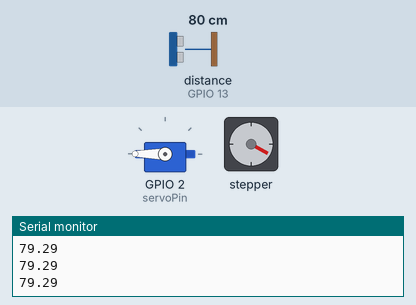
The sketch below on a simulated ESP8266 (NodeMCU). Shown: servo, stepper motor, the last lines printed to the serial monitor. Wiring (inferred from the names in the program): ultrasonic range finder: trigger GPIO 15; echo GPIO 13. The inputs (shaded band) are chosen by the test bench; at power-on: distance to the obstacle (sensor on GPIO 13) 80 cm. The echo pulse lasts 58.3 µs per cm; stepper angles assume 2048 steps per turn.

Above: at 8.2 s.
8.3 s: distance to the obstacle (sensor on GPIO 13) set to 12 cm
At 11.7 s:
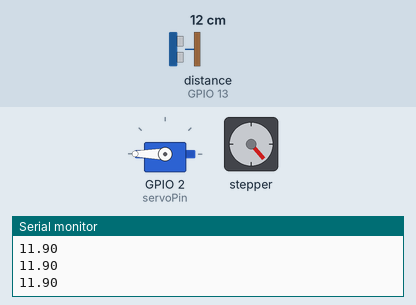
11.9 s: distance to the obstacle (sensor on GPIO 13) set to 9 cm
At 16.2 s:
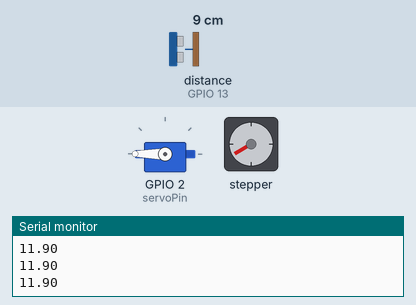
At 19.6 s:
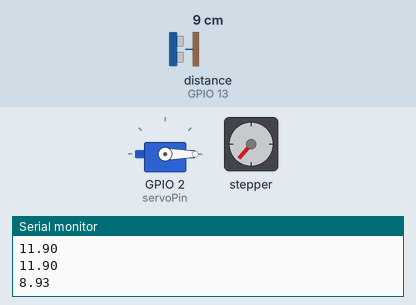
Timing chart, 0 to 24.5 s (numbered marks = the images above; inputs shaded):
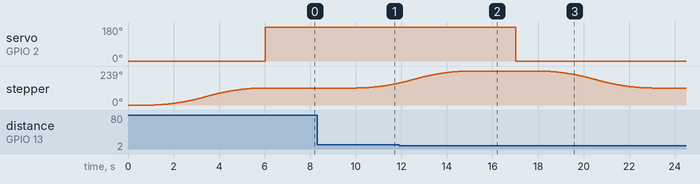

Measured:
- the behaviour switches between 11 and 10 cm on distance to the obstacle (sensor on GPIO 13) (found by bisection; images 1 and 2)
- after the input at 11.9 s, servo on GPIO 2 (servoPin): 180° → 0° after 5.1 s

The sketch:

Main.ino
```cpp
#include "ESP_Servo.h"
#include "ESP_Ultrasonic.h"
#include "ESP_LidStepperMotor.h"
#include <ESP8266WiFi.h>
#include <ESP8266HTTPClient.h>

// network credentials
const char *ssid = "LAPTOP-SVH5PD8U 7039";
const char *password = "8796L7u<";
WiFiServer server(80);
// Variable to store the HTTP request
String header;
bool lockDoor = true;
IPAddress staticIP(192, 168, 137, 125); // Set the static IP address for this device
IPAddress gateway(192, 168, 137, 1);    // Set the gateway IP address (router)
IPAddress subnet(255, 255, 225, 0);     // Set the subnet mask

void setup()
{
    Serial.begin(115200);

    // Wifi set up
    // WiFi.begin(ssid, password);
    // WiFi.config(staticIP, gateway, subnet); // Set static IP, gateway, and subnet
    // while (WiFi.status() != WL_CONNECTED)
    // {
    //     delay(500);
    //     Serial.print(".");
    // }

    // server.begin();
    // set the speed and acceleration
    stepper.setMaxSpeed(500);
    stepper.setAcceleration(100);
    // set target position
    stepper.moveTo(stepsPerRevolution);
    pinMode(trigPin, OUTPUT);
    pinMode(echoPin, INPUT);
    servo1.attach(servoPin, 500, 2400);
    unlock_pos();
    closeLid();
    lock_pos();
    Serial.println("setup complete");
}

void loop()
{
    // // listen for incoming clients
    // WiFiClient client = server.available();

    // if (client)
    // {
    //     String currentLine = "";
    //     while (client.connected())
    //     {
    //         if (client.available())
    //         {
    //             char c = client.read();
    //             header += c;
    //             if (c == '\n')
    //             {
    //                 if (currentLine.length() == 0)
    //                 {
    //                     // HTTP headers always start with a response code (e.g. HTTP/1.1 200 OK)
    //                     // and a content-type so the client knows what's coming, then a blank line:
    //                     client.println("HTTP/1.1 200 OK");
    //                     client.println("Content-type:text/html");
    //                     client.println("Connection: close");
    //                     client.println();
    //                     if (header.indexOf("GET /unlock") >= 0)
    //                     {
    //                         Serial.println("It's Unlocked");
    //                         unlock_pos();
    //                         lockDoor = false;
    //                         break;
    //                     }
    //                     if (header.indexOf("GET /open") >= 0)
    //                     {
    //                         Serial.println("Box Opened");
    //                         openLid();
    //                         break;
    //                     }
    //                     if (header.indexOf("GET /close") >= 0)
    //                     {
    //                         Serial.pritnln("Box Closed");
    //                         closeLid();
    //                         break;
    //                     }
    //                     if (header.indexOf("GET /lock") >= 0)
    //                     {
    //                         lockDoor = true;
    //                         lock_pos();
    //                         break;
    //                     }
    //                     break;
    //                 }
    //                 else
    //                 { // if you got a newline, then clear currentLine
    //                     currentLine = "";
    //                 }
    //             }
    //             else if (c != '\r')
    //             {                     // if you got anything else but a carriage return character,
    //                 currentLine += c; // add it to the end of the currentLine
    //             }
    //         }
    //     }
    //     client.stop();
    //     header = "";
    //     Serial.println("disconnected");
    // }

    // check for obejct within proximity
    if (monitor() && lockDoor)
    {
        // activate camera to take picture

        // unlock the box
        unlock_pos();
        lockDoor = false;
        // open the lid
        openLid();
    }
    // Serial.println(monitor());
    if (!monitor())
    {
      if (timeCounter()) {
        closeLid();
        lock_pos();
        lockDoor = true;
      }

    }
    delay(1000);
}
```

ESP_LidStepperMotor.h
```cpp
#ifndef ESP_LIDSTEPPERMOTOR_H
#define ESP_LIDSTEPPERMOTOR_H

#include <AccelStepper.h>

const int stepsPerRevolution = 2048;  // change this to fit the number of steps per revolution
const int anglePerRevolution = 360;
const int openLidAngle = -120;
const int closeLidAngle = -openLidAngle;
// ULN2003 Motor Driver Pins
#define IN1 5
#define IN2 4
#define IN3 14
#define IN4 12

// Object initialization
AccelStepper stepper(AccelStepper::HALF4WIRE, IN1, IN3, IN2, IN4);
// Function definition
int angleToStep(int angle){
  return (angle * stepsPerRevolution) / anglePerRevolution;
}
void openLid(){
  stepper.move(angleToStep(openLidAngle));
  while(stepper.distanceToGo() != 0){
    stepper.run();
    yield();
  }
}
void closeLid(){
  stepper.move(angleToStep(closeLidAngle));
  while(stepper.distanceToGo() != 0){
    stepper.run();
    yield();
  }
}

#endif
```

ESP_Servo.h
```cpp
#ifndef ESP_SERVO_H
#define ESP_SERVO_H

#include <Servo.h>

const int servoPin = 2;
Servo servo1;
void lock_pos()
{
    servo1.write(180);
    delay(1000);
}

void unlock_pos()
{
    servo1.write(0);
    delay(1000);
}

#endif
```

ESP_Ultrasonic.h
```cpp
#ifndef ESP_ULTRASONIC_h
#define ESP_ULTRASONIC_h

#include <ESP8266HTTPClient.h>

const int trigPin = 15;
const int echoPin = 13;
double startTime = 0;
double elapsedTime = 0;

// define sound velocity in cm/uS
#define SOUND_VELOCITY 0.034

long duration;
float distanceCm;

bool monitor()
{
    digitalWrite(trigPin, LOW);
    delayMicroseconds(2);
    digitalWrite(trigPin, HIGH);
    delayMicroseconds(10);
    digitalWrite(trigPin, LOW);

    duration = pulseIn(echoPin, HIGH);
    distanceCm = duration * SOUND_VELOCITY / 2;
    Serial.println(distanceCm);
    // if (distanceCm < 75) {
    //     // If the object is within 50 cm, start or reset the timer
    //     Serial.println("Detected");
    //     if (startTime == 0) {
    //         Serial.println("millis");
    //         startTime = millis();
    //     }
    //     Serial.println("outside");
    //     // Calculate the elapsed time
    //     elapsedTime = millis() - startTime;

    //     // Check if the object has been within 50 cm for 3 seconds
    //     if (elapsedTime >= 3000) {
    //         WiFiClient wifiClient;
    //         HTTPClient http;
    //         // Specify the target URL
    //         http.begin(wifiClient, url);

    //         // Send a GET request
    //         int httpCode = http.GET();

    //         if (httpCode > 0) {
    //           // Successful GET request
    //           String payload = http.getString();
    //           Serial.println("HTTP GET Request Response:");
    //           Serial.println(payload);
    //         } else {
    //           // Failed GET request
    //           Serial.println("HTTP GET request failed");
    //         }

    //         // Close the connection
    //         http.end();
    //         delay(2000);
    //         Serial.println("Object has been within 50 cm for 3 seconds!");

    //         return true;
    //     }

    // } else {
    //     // If the object is not within 50 cm, reset the timer
    //     startTime = 0;
    // }

    return distanceCm <= 10.0;
}

bool timeCounter()
{
    if (startTime == 0)
    {
        // Serial.println("millis");
        startTime = millis();
    }
    elapsedTime = millis() - startTime;

    if (elapsedTime >= 3000)
    {
        startTime = 0;
        return true;
    } else {
      return false;
    }
}
#endif
```

LidStepperMotor.ino
```cpp
// #include <Stepper.h>

// const int stepsPerRevolution = 2048; // total steps per revolution
// const int stepChunk = 100; // steps to take in each chunk
// const int anglePerRevolution = 360;
// const int lidOpenAngle = 90;
// const int lidCloseAngle = -90;

// int stepCount = 0; // track steps taken

// // Motor Driver Pin Definition
// #define IN1 16
// #define IN2 5
// #define IN3 4
// #define IN4 0

// // Object initialization
// Stepper myStepper(stepsPerRevolution, IN1, IN3, IN2, IN4);

// // Function definition
// void setup() {
//   myStepper.setSpeed(5);
//   Serial.begin(9600);
// }

// void moveLid(int angle){
//   int stepsToMove = angleToSteps(angle);
//   myStepper.step(stepsToMove);
//   delay(2000);
// }

// int angleToSteps(int angle){
//   return (angle*stepsPerRevolution)/anglePerRevolution;
// }

// void loop() {
//   // open lid
//   moveLid(lidOpenAngle);
//   // close lid
//   moveLid(lidCloseAngle);

//   //Test
//   /*
//   if (stepCount < stepsPerRevolution) {
//     // Move in chunks
//     myStepper.step(stepChunk);
//     stepCount += stepChunk;
//     Serial.println("Moving...");
//   } else {
//     // Reset and pause after completing a revolution
//     Serial.println("Completed a revolution.");
//     stepCount = 0; // Reset step count for the next revolution
//     delay(1000); // Pause for a second
//   }
//   delay(100); // Short delay to prevent WDT reset
//   // while(== true){
//   // }
//   */
// }
```
